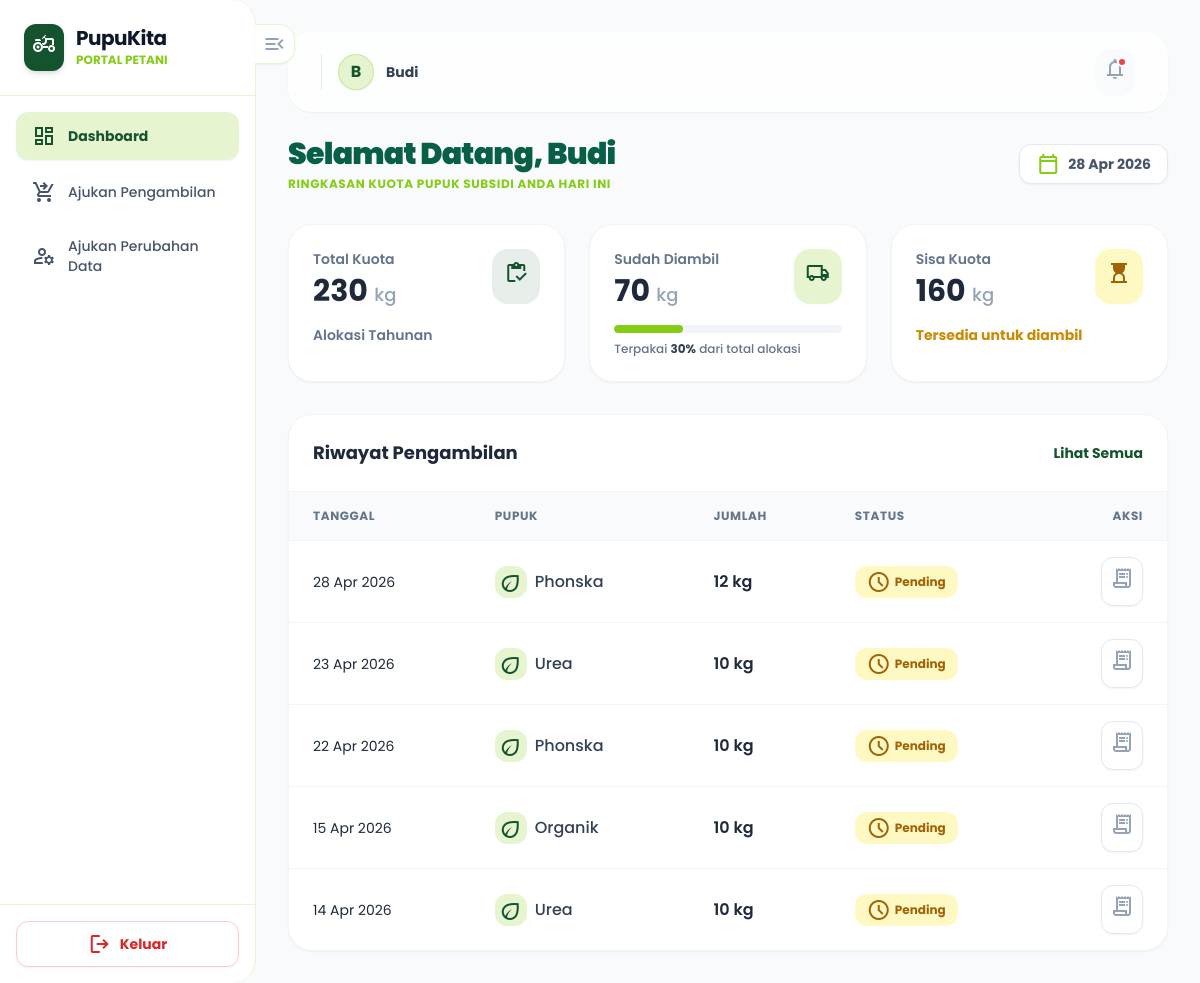
Page /petani/dashboard_petani.php (signed in) on the committed database.
### tables this page shows
CREATE TABLE `petani` (
  `id` int(11) NOT NULL,
  `nama` varchar(100) DEFAULT NULL,
  `nik` varchar(20) DEFAULT NULL,
  `alamat` text DEFAULT NULL,
  `luas_tanah` decimal(5,2) DEFAULT NULL,
  `user_id` int(11) DEFAULT NULL,
  `status` enum('Aktif','Nonaktif') NOT NULL
);

CREATE TABLE `distribusi` (
  `id` int(11) NOT NULL,
  `petani_id` int(11) NOT NULL,
  `pupuk_id` int(11) NOT NULL,
  `jumlah` int(11) NOT NULL,
  `tanggal` date NOT NULL,
  `token` varchar(20) NOT NULL,
  `status` enum('pending','completed','expired') DEFAULT 'pending',
  `created_at` datetime DEFAULT current_timestamp(),
  `verified_at` datetime DEFAULT NULL,
  `taken_at` datetime DEFAULT NULL,
  `total_harga` int(11) NOT NULL
);

CREATE TABLE `pupuk` (
  `id` int(11) NOT NULL,
  `nama_pupuk` varchar(100) DEFAULT NULL,
  `jenis` varchar(50) DEFAULT NULL,
  `harga_kg` int(11) NOT NULL
);

### petani/dashboard_petani.php (the view, shortened to what this page needs)
<?php
include '../config/koneksi.php';
$session_conditions = [];
if (!empty($_SESSION['nik'])) $session_conditions[] = "u.nik = '" . mysqli_real_escape_string($conn, $_SESSION['nik']) . "'";
if (!empty($_SESSION['nama'])) $session_conditions[] = "u.nama = '" . mysqli_real_escape_string($conn, $_SESSION['nama']) . "'";
$where_sql = count($session_conditions) > 0 ? implode(" OR ", $session_conditions) : "u.id = 0";
$query_petani = mysqli_query($conn, "SELECT p.id, p.nama FROM petani p
                                     JOIN users u ON p.user_id = u.id
                                     WHERE $where_sql LIMIT 1");
$data_petani = mysqli_fetch_assoc($query_petani);
$petani_id = $data_petani['id'] ?? 0;
$nama_petani = $data_petani['nama'] ?? $_SESSION['nama'] ?? 'Petani';
$query_kuota = mysqli_query($conn, "SELECT SUM(kuota) as total_kuota FROM kuota_pupuk WHERE petani_id = '$petani_id'");
$total_kuota = mysqli_fetch_assoc($query_kuota)['total_kuota'] ?? 0;
$query_diambil = mysqli_query($conn, "SELECT SUM(jumlah) as total_diambil FROM distribusi WHERE petani_id = '$petani_id' AND status = 'completed'");
$total_diambil = mysqli_fetch_assoc($query_diambil)['total_diambil'] ?? 0;
$sisa_kuota = max(0, $total_kuota - $total_diambil);
$persentase_pakai = 0;
if ($total_kuota > 0) {
    $persentase_pakai = min(100, round(($total_diambil / $total_kuota) * 100));
}
$query_riwayat = mysqli_query($conn, "SELECT d.jumlah, d.tanggal, d.status, d.token, d.total_harga, p.nama_pupuk FROM distribusi d JOIN pupuk p ON d.pupuk_id = p.id WHERE d.petani_id = '$petani_id' ORDER BY d.tanggal DESC LIMIT 5");
?>
<!DOCTYPE html>
<html lang="id">
<head>
  <link href="../assets/css/style.css" rel="stylesheet" />
</head>
<body class="bg-bg-soft font-display text-slate-800 min-h-screen">
  <div class="relative flex h-screen w-full overflow-hidden">
    <?php include '../components/sidebar_petani.php'; ?>
    <main class="flex-1 overflow-y-auto min-w-0 p-4 md:p-8">
      <?php include '../components/header_admin.php'; ?>
      <div class="space-y-6 md:space-y-8 mt-4 md:mt-6">
        <header class="mb-4 flex flex-wrap items-center justify-between gap-4 mt-2 md:mt-4">
            <div class="flex flex-col gap-1">
                <h2 class="text-3xl font-black tracking-tight text-emerald-800">Selamat Datang, <?php echo htmlspecialchars($nama_petani); ?></h2>
                <p class="text-primary-lime font-bold uppercase text-xs tracking-wider">Ringkasan kuota pupuk subsidi Anda hari ini</p>
            </div>
            <div class="flex h-10 items-center gap-2 rounded-lg bg-white px-4 border border-slate-200 text-slate-600 shadow-sm">
                <span class="material-symbols-outlined text-primary-lime">calendar_today</span>
                <span class="text-sm font-bold"><?php echo date('d M Y'); ?></span>
            </div>
        </header>
        <div class="grid grid-cols-1 md:grid-cols-3 gap-6">
          <div class="bg-bg-card p-6 rounded-2xl border border-slate-100 shadow-sm hover:shadow-md hover:border-primary-lime/30 transition-all">
            <div class="flex items-start justify-between">
              <div>
                <p class="text-sm font-semibold text-slate-500">Total Kuota</p>
                <h3 class="text-3xl font-bold text-slate-800 mt-1"><?php echo number_format($total_kuota); ?> <span class="text-lg font-medium text-slate-400">kg</span></h3>
              </div>
              <div class="bg-primary-forest/10 p-3 rounded-xl text-primary-forest">
                <span class="material-symbols-outlined">inventory</span>
              </div>
            </div>
            <div class="mt-4 flex items-center gap-2 text-sm font-semibold text-slate-500">
              <span>Alokasi Tahunan</span>
            </div>
          </div>
          <div class="bg-bg-card p-6 rounded-2xl border border-slate-100 shadow-sm hover:shadow-md hover:border-primary-lime/30 transition-all">
            <div class="flex items-start justify-between">
              <div>
                <p class="text-sm font-semibold text-slate-500">Sudah Diambil</p>
                <h3 class="text-3xl font-bold text-slate-800 mt-1"><?php echo number_format($total_diambil); ?> <span class="text-lg font-medium text-slate-400">kg</span></h3>
              </div>
              <div class="bg-primary-lime/20 p-3 rounded-xl text-primary-forest">
                <span class="material-symbols-outlined">local_shipping</span>
              </div>
            </div>
            <div class="mt-4">
              <div class="w-full bg-slate-100 h-2 rounded-full overflow-hidden flex">
                <div class="bg-primary-lime h-full rounded-full transition-all duration-1000" style="width: <?php echo $persentase_pakai; ?>%"></div>
              </div>
              <p class="text-xs text-slate-500 font-medium mt-2">Terpakai <span class="font-bold text-slate-700"><?php echo $persentase_pakai; ?>%</span> dari total alokasi</p>
            </div>
          </div>
          <div class="bg-bg-card p-6 rounded-2xl border border-slate-100 shadow-sm hover:shadow-md hover:border-primary-lime/30 transition-all">
            <div class="flex items-start justify-between">
              <div>
                <p class="text-sm font-semibold text-slate-500">Sisa Kuota</p>
                <h3 class="text-3xl font-bold text-slate-800 mt-1"><?php echo number_format($sisa_kuota); ?> <span class="text-lg font-medium text-slate-400">kg</span></h3>
              </div>
              <div class="bg-yellow-100 p-3 rounded-xl text-yellow-700">
                <span class="material-symbols-outlined">hourglass_top</span>
              </div>
            </div>
            <div class="mt-4 flex items-center gap-2 text-sm font-bold text-yellow-600">
              <span>Tersedia untuk diambil</span>
            </div>
          </div>
        </div>
        <div class="bg-bg-card rounded-2xl border border-slate-100 shadow-sm overflow-hidden">
          <div class="p-6 border-b border-slate-100 flex items-center justify-between">
            <h4 class="text-lg font-bold text-slate-800">Riwayat Pengambilan</h4>
            <button class="text-primary-forest text-sm font-bold hover:underline">Lihat Semua</button>
          </div>
          <div class="overflow-x-auto">
            <table class="w-full text-left">
              <thead class="bg-slate-50 text-slate-500 text-xs uppercase tracking-wider font-bold">
                <tr>
                  <th class="px-4 md:px-6 py-3 md:py-4 border-b border-slate-100 whitespace-nowrap">Tanggal</th>
                  <th class="px-4 md:px-6 py-3 md:py-4 border-b border-slate-100 whitespace-nowrap">Pupuk</th>
                  <th class="px-4 md:px-6 py-3 md:py-4 border-b border-slate-100 whitespace-nowrap">Jumlah</th>
                  <th class="px-4 md:px-6 py-3 md:py-4 border-b border-slate-100 whitespace-nowrap">Status</th>
                  <th class="px-4 md:px-6 py-3 md:py-4 border-b border-slate-100 text-right whitespace-nowrap">Aksi</th>
                </tr>
              </thead>
              <tbody class="divide-y divide-slate-100">
                <?php if ($query_riwayat && mysqli_num_rows($query_riwayat) > 0): ?>
                  <?php while($row = mysqli_fetch_assoc($query_riwayat)): ?>
                <tr class="hover:bg-slate-50 transition-colors group">
                  <td class="px-4 md:px-6 py-3 md:py-4 text-sm whitespace-nowrap"><?php echo date('d M Y', strtotime($row['tanggal'])); ?></td>
                  <td class="px-4 md:px-6 py-3 md:py-4 whitespace-nowrap">
                    <div class="flex items-center gap-2">
                      <div class="size-8 rounded-lg bg-primary-lime/20 flex items-center justify-center text-primary-forest">
                        <span class="material-symbols-outlined text-[18px]">eco</span>
                      </div>
                      <span class="font-medium text-slate-700"><?php echo htmlspecialchars($row['nama_pupuk']); ?></span>
                    </div>
                  </td>
                  <td class="px-4 md:px-6 py-3 md:py-4 font-semibold whitespace-nowrap"><?php echo $row['jumlah']; ?> kg</td>
                  <td class="px-4 md:px-6 py-3 md:py-4 whitespace-nowrap">
                    <?php if ($row['status'] == 'completed'): ?>
                      <span class="px-3 py-1 rounded-lg bg-emerald-100 text-emerald-700 text-xs font-bold flex items-center gap-1 w-fit">
                        <span class="material-symbols-outlined text-[14px]">check_circle</span> Selesai
                      </span>
                    <?php elseif ($row['status'] == 'pending'): ?>
                      <span class="px-3 py-1 rounded-lg bg-yellow-100 text-yellow-700 text-xs font-bold flex items-center gap-1 w-fit">
                        <span class="material-symbols-outlined text-[14px]">schedule</span> Pending
                      </span>
                    <?php else: ?>
                      <span class="px-3 py-1 rounded-lg bg-red-100 text-red-700 text-xs font-bold flex items-center gap-1 w-fit">
                        <span class="material-symbols-outlined text-[14px]">cancel</span> Batal/Expired
                      </span>
                    <?php endif; ?>
                  </td>
                  <td class="px-4 md:px-6 py-3 md:py-4 text-right whitespace-nowrap">
                    <button type="button" onclick="showTokenModal('<?php echo htmlspecialchars($row['token']); ?>', <?php echo (int)$row['total_harga']; ?>)" class="p-2 text-slate-400 hover:text-primary-lime bg-white hover:bg-primary-lime/10 rounded-lg border border-slate-200 hover:border-primary-lime/30 transition-all shadow-sm" title="Lihat Token">
                      <span class="material-symbols-outlined text-[18px]">receipt_long</span>
                    </button>
                  </td>
                </tr>
                  <?php endwhile; ?>
                <?php else: ?>
                  <tr>
                    <td colspan="5" class="px-4 py-8 text-center text-slate-500 font-medium">Belum ada riwayat pengambilan pupuk.</td>
                  </tr>
                <?php endif; ?>
              </tbody>
            </table>
          </div>
        </div>
      </div>
    </main>
  </div>
</body>
</html>

### rows in the picture
petani: nama "Budi"
distribusi: tanggal "28 Apr 2026", pupuk.nama_pupuk "Phonska", jumlah "12", status "pending" (drawn)
distribusi: tanggal "23 Apr 2026", pupuk.nama_pupuk "Urea", jumlah "10", status "pending" (drawn)
distribusi: tanggal "22 Apr 2026", pupuk.nama_pupuk "Phonska", jumlah "10", status "pending" (drawn)
distribusi: tanggal "15 Apr 2026", pupuk.nama_pupuk "Organik", jumlah "10", status "pending" (drawn)
distribusi: tanggal "14 Apr 2026", pupuk.nama_pupuk "Urea", jumlah "10", status "pending" (drawn)

### other values in the picture
substr($_SESSION['nama'] ?? 'U', 0, 1) "B"
$_SESSION['nama'] "Budi"
$total_kuota "230"
$total_diambil "70"
$persentase_pakai "30"
$sisa_kuota "160"
